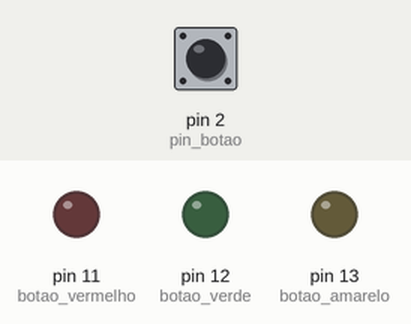
A sketch run on a simulated Arduino Uno, built with avr-gcc and run on an emulated ATmega328P. Shown: output pins drawn as LEDs (lit = HIGH). Inputs (shaded band) come from the test bench; at power-on: pin 2 (pin_botao) LOW.

Above: at 1.2 s.
1.3 s: pin 2 (pin_botao) pulled HIGH for 0.15 s
At 1.37 s:
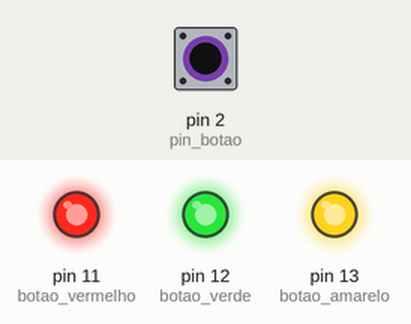
2.9 s: pin 2 (pin_botao) pulled HIGH for 3.2 s
At 7.0 s:
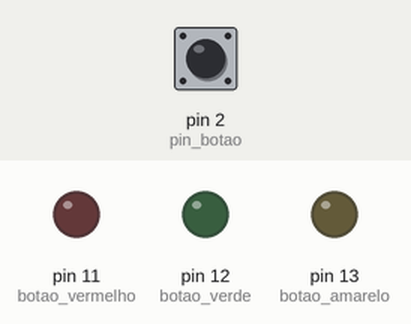
Timing chart, 0 to 8.5 s (numbered marks = the images above; inputs shaded):
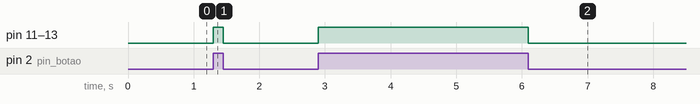

The sketch:

Botao_pull_down.ino
```cpp
/* ************************************************************************

Colégio SATC
Curso Técnico em Informática
Disciplina: Sistemas Embarcados
Turma: 11XX
Professor: Marcos Antonio Jeremias Coelho

Programa: Botão com Pull-down e envio serial

Autor: Marcos Antonio Jeremias Coelho
Data: 06/03/2023
Versão: 1.0

************************************************************************ */

const int pin_botao = 2;
const int botao_vermelho = 11;
const int botao_verde = 12;
const int botao_amarelo = 13;
boolean botao = false;				//

void setup() {
  pinMode(pin_botao, INPUT);
  pinMode(botao_vermelho, OUTPUT);
  pinMode(botao_verde, OUTPUT);
  pinMode(botao_amarelo, OUTPUT);
  Serial.begin(115200); 			// Definição da velocide de transmissão em 115200 bps
}

void loop() {
  botao = digitalRead(pin_botao);		//
  if (botao == true) {				//
    digitalWrite(botao_vermelho, HIGH);	//
    digitalWrite(botao_verde, HIGH);  //
    digitalWrite(botao_amarelo, HIGH);  //
  }
  else {        //
    digitalWrite(botao_vermelho, LOW);
     digitalWrite(botao_verde, LOW);  //
    digitalWrite(botao_amarelo, LOW);  //
  }
}
```

Measured:
- after the input at 1.3 s, pin 11 (botao_vermelho), pin 12 (botao_verde), pin 13 (botao_amarelo): LOW → HIGH at once, → LOW 0.15 s later
- after the input at 2.9 s, pin 11 (botao_vermelho), pin 12 (botao_verde), pin 13 (botao_amarelo): LOW → HIGH at once, → LOW 3.2 s later
